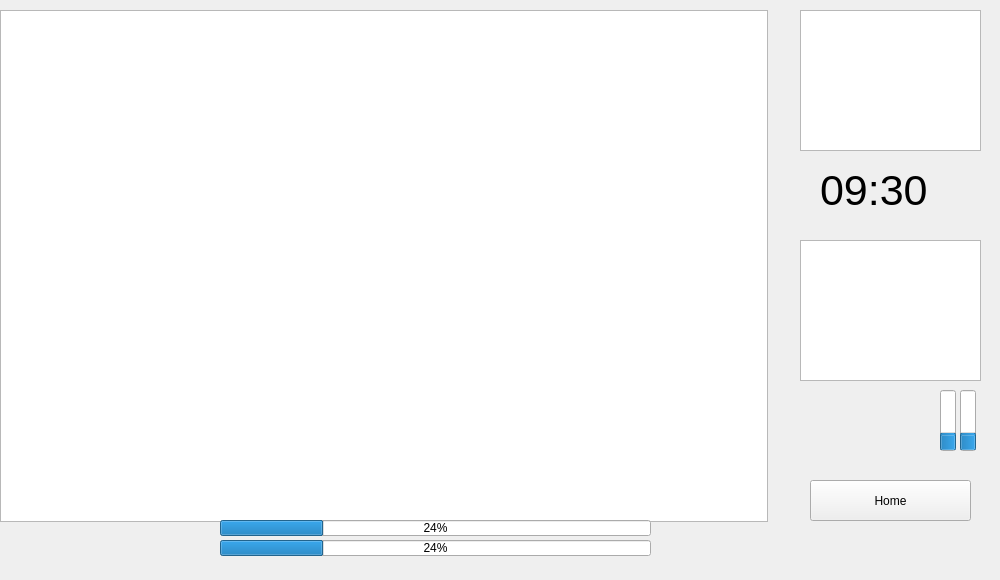
<?xml version="1.0" encoding="UTF-8"?>
<ui version="4.0">
 <class>FishingView</class>
 <widget class="QWidget" name="FishingView">
  <property name="geometry">
   <rect>
    <x>0</x>
    <y>0</y>
    <width>1000</width>
    <height>580</height>
   </rect>
  </property>
  <property name="windowTitle">
   <string>Form</string>
  </property>
  <widget class="QGraphicsView" name="graphicsView">
   <property name="geometry">
    <rect>
     <x>0</x>
     <y>10</y>
     <width>768</width>
     <height>512</height>
    </rect>
   </property>
  </widget>
  <widget class="QProgressBar" name="progressBar">
   <property name="geometry">
    <rect>
     <x>220</x>
     <y>520</y>
     <width>431</width>
     <height>16</height>
    </rect>
   </property>
   <property name="value">
    <number>24</number>
   </property>
  </widget>
  <widget class="QProgressBar" name="progressBar_2">
   <property name="geometry">
    <rect>
     <x>220</x>
     <y>540</y>
     <width>431</width>
     <height>16</height>
    </rect>
   </property>
   <property name="value">
    <number>24</number>
   </property>
  </widget>
  <widget class="QProgressBar" name="progressBar_3">
   <property name="geometry">
    <rect>
     <x>940</x>
     <y>390</y>
     <width>16</width>
     <height>61</height>
    </rect>
   </property>
   <property name="value">
    <number>24</number>
   </property>
   <property name="orientation">
    <enum>Qt::Vertical</enum>
   </property>
  </widget>
  <widget class="QProgressBar" name="progressBar_4">
   <property name="geometry">
    <rect>
     <x>960</x>
     <y>390</y>
     <width>16</width>
     <height>61</height>
    </rect>
   </property>
   <property name="value">
    <number>24</number>
   </property>
   <property name="orientation">
    <enum>Qt::Vertical</enum>
   </property>
  </widget>
  <widget class="QGraphicsView" name="graphicsView_2">
   <property name="geometry">
    <rect>
     <x>800</x>
     <y>10</y>
     <width>181</width>
     <height>141</height>
    </rect>
   </property>
  </widget>
  <widget class="QGraphicsView" name="graphicsView_3">
   <property name="geometry">
    <rect>
     <x>800</x>
     <y>240</y>
     <width>181</width>
     <height>141</height>
    </rect>
   </property>
  </widget>
  <widget class="QLabel" name="label">
   <property name="geometry">
    <rect>
     <x>820</x>
     <y>170</y>
     <width>141</width>
     <height>41</height>
    </rect>
   </property>
   <property name="font">
    <font>
     <pointsize>32</pointsize>
    </font>
   </property>
   <property name="text">
    <string>09:30</string>
   </property>
  </widget>
  <widget class="QPushButton" name="pushButton">
   <property name="geometry">
    <rect>
     <x>810</x>
     <y>480</y>
     <width>161</width>
     <height>41</height>
    </rect>
   </property>
   <property name="text">
    <string>Home</string>
   </property>
  </widget>
 </widget>
 <resources/>
 <connections/>
</ui>
